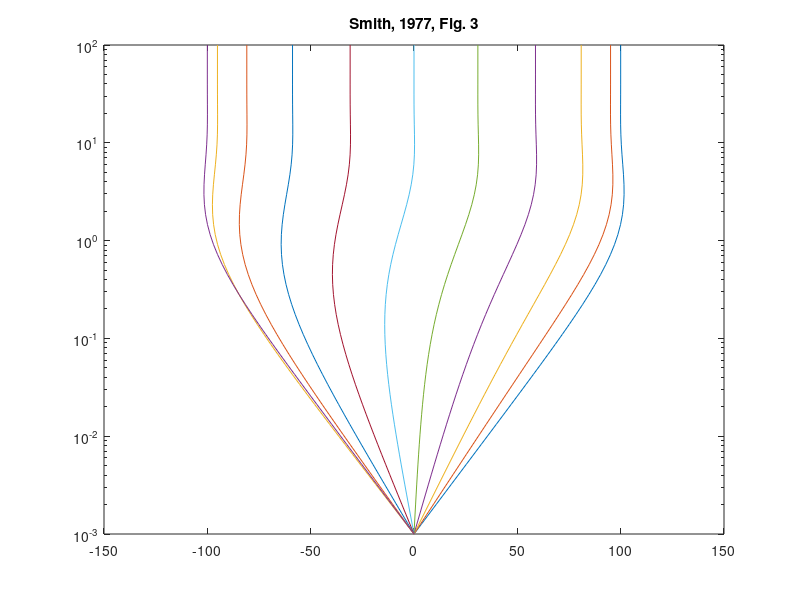

The MATLAB script that drew this image:
% smith77 - Analytical solution for wbl with linear eddy viscosity
% Smith, J.Dungan (1977) Chap. 13 in The Sea, vol. 6
u0 = 100;
% w = 2*pi/8;
w = 1.59;

% Ko = vk*ustrm;
Ko = 2.2;
zo = 1e-3;
z = logspace(log10(zo),log10(100),50)';
nz = length(z);

x = 2*sqrt(w*z/Ko);
x0 = 2*sqrt(w*zo/Ko);

% See Abromwitz & Stegun, 9.9.2, p. 379
bex = besselk(0,x.*exp(pi*1i/4));
kerx = real(bex);
keix = imag(bex);
bex0 = besselk(0,x0.*exp(pi*1i/4));
kerx0 = real(bex0);
keix0 = imag(bex0);

wt = (0:pi/10:pi);
nt = length(wt);
%%
for i=1:nt
u2(:,i) =u0*( cos(wt(i))...
   -( (kerx*kerx0+keix*keix0)/(kerx0.^2+keix0.^2) ).*cos(wt(i))...
   -( (kerx*keix0-keix*kerx0)/(kerx0.^2+keix0.^2) ).*sin(wt(i)));
end
figure(1);clf
semilogy(u2,z)
title('Smith, 1977, Fig. 3')